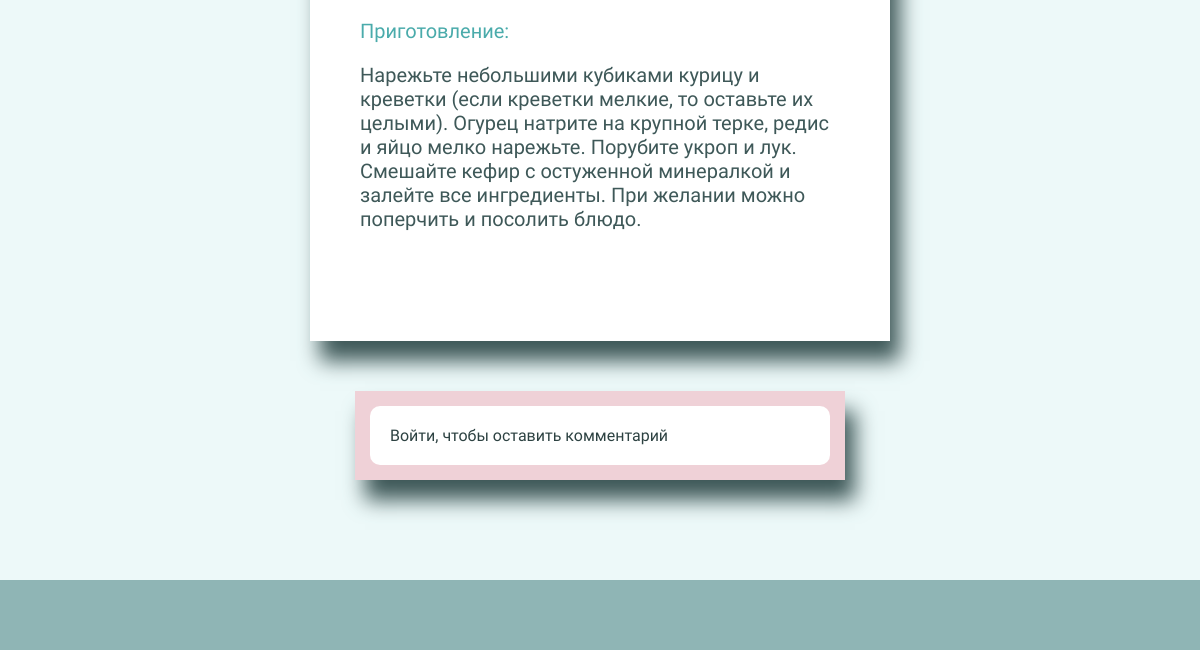
/recipe/16 (lower part), run on an earlier commit of the app's database.
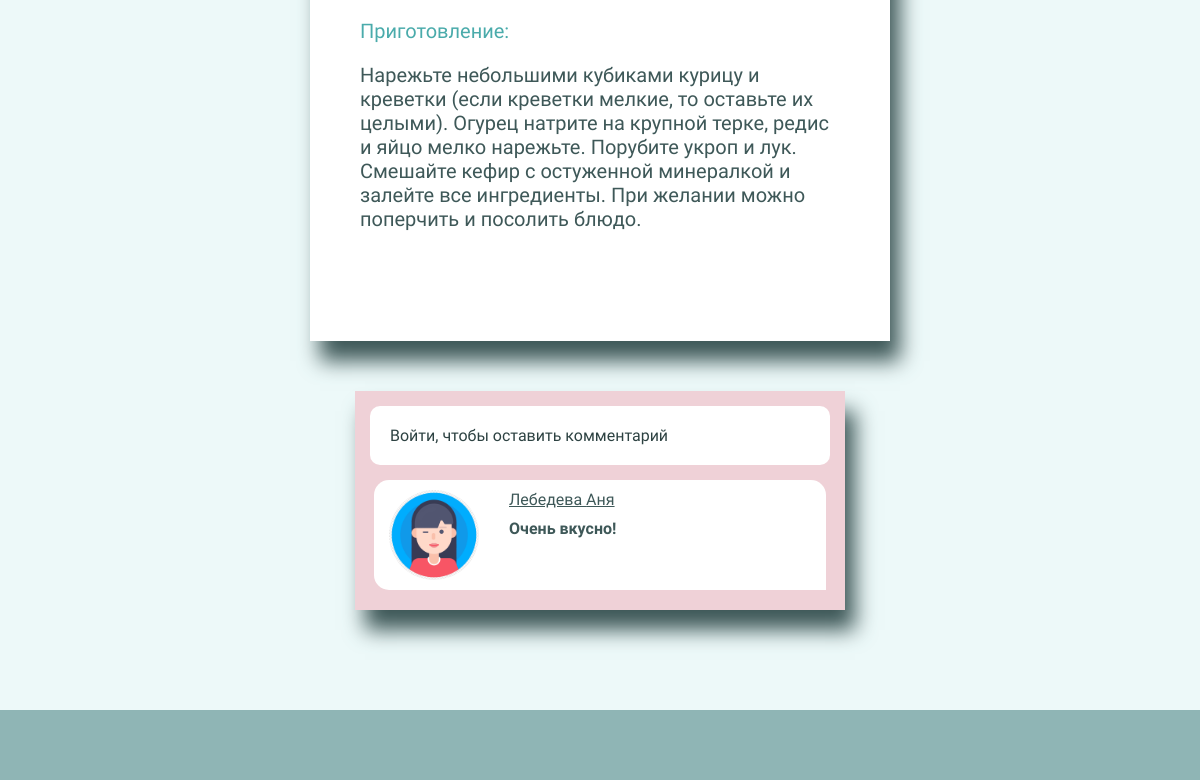
And on a later commit of the database.
### food/models.py (models this page shows, shortened)
class RewiewRecipe(models.Model):
    owner = models.ForeignKey(Profile, on_delete=models.CASCADE)
    recipe = models.ForeignKey(Recipies, on_delete=models.CASCADE)
    body = models.TextField(verbose_name='Комментарий')
    date = models.DateTimeField(auto_now_add=True)
    class Meta:
        ordering = ['-date']

### user/models.py (models this page shows, shortened)
class Profile(models.Model):
    user = models.OneToOneField(User, on_delete=models.CASCADE, null=True, blank=True)
    username = models.CharField(max_length=200, null=True, blank=True)
    name = models.CharField(max_length=200, null=True, blank=True)
    last_name = models.CharField(max_length=200, null=True, blank=True)
    email = models.EmailField(max_length=200, null=True, blank=True)
    date_of_birth = models.DateTimeField(blank=True, null=True)
    start_weight = models.IntegerField(blank=True, null=True)
    profile_photo = models.ImageField(upload_to='profile/', default='profile/photo_profile.jpg')
    social_website = models.CharField(max_length=200, null=True, blank=True)

### food/views.py (the view, shortened to what this page needs)
# urls.py: path('recipe/<str:id>', views.recipe, name='recipe'),
def recipe(request, id):
    cook = get_object_or_404(Recipies, id=id)
    form = ReviewFormRecipe()
    return render(request, 'food/recipe.html', {'recipe': cook, 'form': form})

### food/templates/food/recipe.html (shortened to what this page needs)
{% extends 'food/base.html' %}
{% load static %}
{% block content %}
<div class="detail">
    <div id="description">
        <p class="decor">Приготовление:{{ recipe.description|linebreaks }}</p>
    </div>
</div>
<div class="comments">
    <div class="comment_list">
        {% if request.user.is_authenticated %}
        <form class="form" action="{% url 'recipe' recipe.id  %}" method="POST">
            {% csrf_token %}
            {% for field in form %}
            <div class="form__field">
                <label>{{ field.label }}: </label>
                {{ field }}
            </div>
            {% endfor %}
            <input class='comment_input' type="submit" value="Оставить комментарий"/>
        </form>
        {% else %}
        <a href="{% url 'login-user' %}">Войти, чтобы оставить комментарий</a>
        {% endif %}
    </div>
    {% for review in recipe.rewiewrecipe_set.all %}
    {% if review.body %}
    <div class="comment">
        <img src="{{ review.owner.profile_photo.url }}" alt="" class="img_comment">
        {% if review.owner.name is not None and review.owner.last_name is not None %}
        <div><u>{{ review.owner.last_name }} {{ review.owner.name }}</u></div>
        {% else %}
        <div><u>{{ review.owner.username }}</u></div>
        {% endif %}
        <p><b>{{ review.body|linebreaksbr }}</b></p>
    </div>
    {% endif %}
    {% endfor %}
</div>
{% endblock %}

What changed in the data, as far as the page shows it:
added RewiewRecipe: owner.profile_photo (picture), owner.last_name "Лебедева", owner.name "Аня", body "Очень вкусно!"
